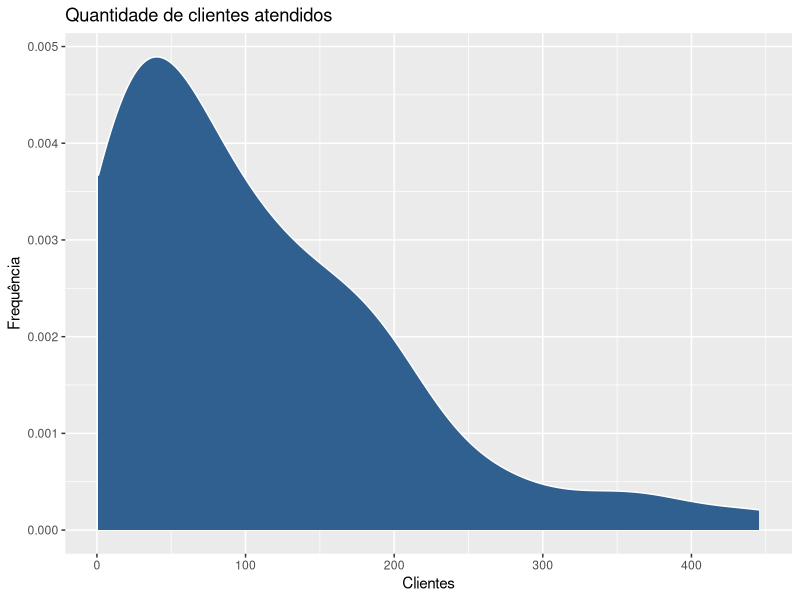
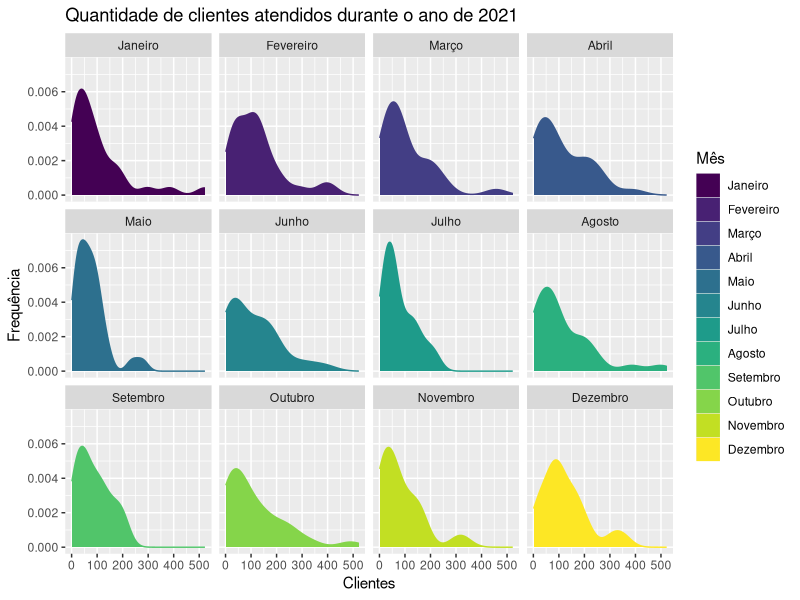
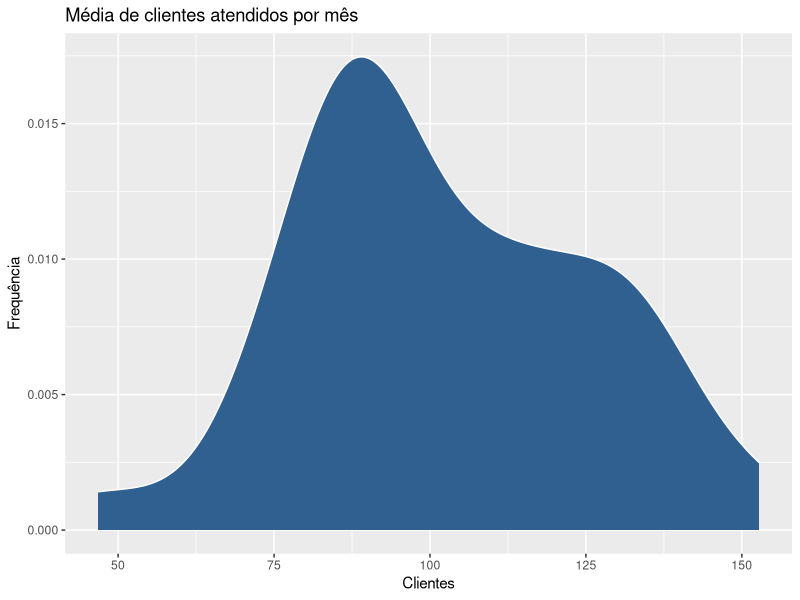

The R script that drew these images, in order:
## ---- chunk 1
library("ggplot2")
library("viridis")
## ---- chunk 2
AmostraPiloto <- data.frame(Clientes = rweibull(60, shape = 1, scale = 100))

ggplot(AmostraPiloto, aes(x = Clientes)) +
    geom_density(fill = "#306090", colour = "#FFFFFF") +
    ggtitle("Quantidade de clientes atendidos") +
    ylab("Frequência")
## ---- chunk 3
AmostraFinal <- rweibull(360, shape = 1, scale = 100) |> matrix(nrow = 30, ncol = 12)

Mêses <- c("Janeiro", "Fevereiro", "Março", "Abril", "Maio", "Junho",
           "Julho", "Agosto", "Setembro", "Outubro", "Novembro", "Dezembro") |> as.factor()

AmostraFinalPorMês <- data.frame(
    Clientes = as.vector(head(AmostraFinal, 30)),
    Mês = rep(Mêses, each = 30) 
    ) 

AmostraFinalPorMês$Mês |> levels() <- Mêses

ggplot(AmostraFinalPorMês, aes(x = Clientes, colour = Mês, fill = Mês)) +
    geom_density() +
    scale_colour_viridis(discrete = TRUE) +
    scale_fill_viridis(discrete = TRUE) +
    facet_wrap(~Mês) +
    ggtitle("Quantidade de clientes atendidos durante o ano de 2021") +
    ylab("Frequência")
## ---- chunk 4
MédiaAmostral <- data.frame(Média = apply(AmostraFinal, 1, mean))

ggplot(MédiaAmostral, aes(x = Média)) +
    geom_density(fill = "#306090", colour = "#FFFFFF") +
    ggtitle("Média de clientes atendidos por mês") +
    xlab("Clientes") +
    ylab("Frequência")
